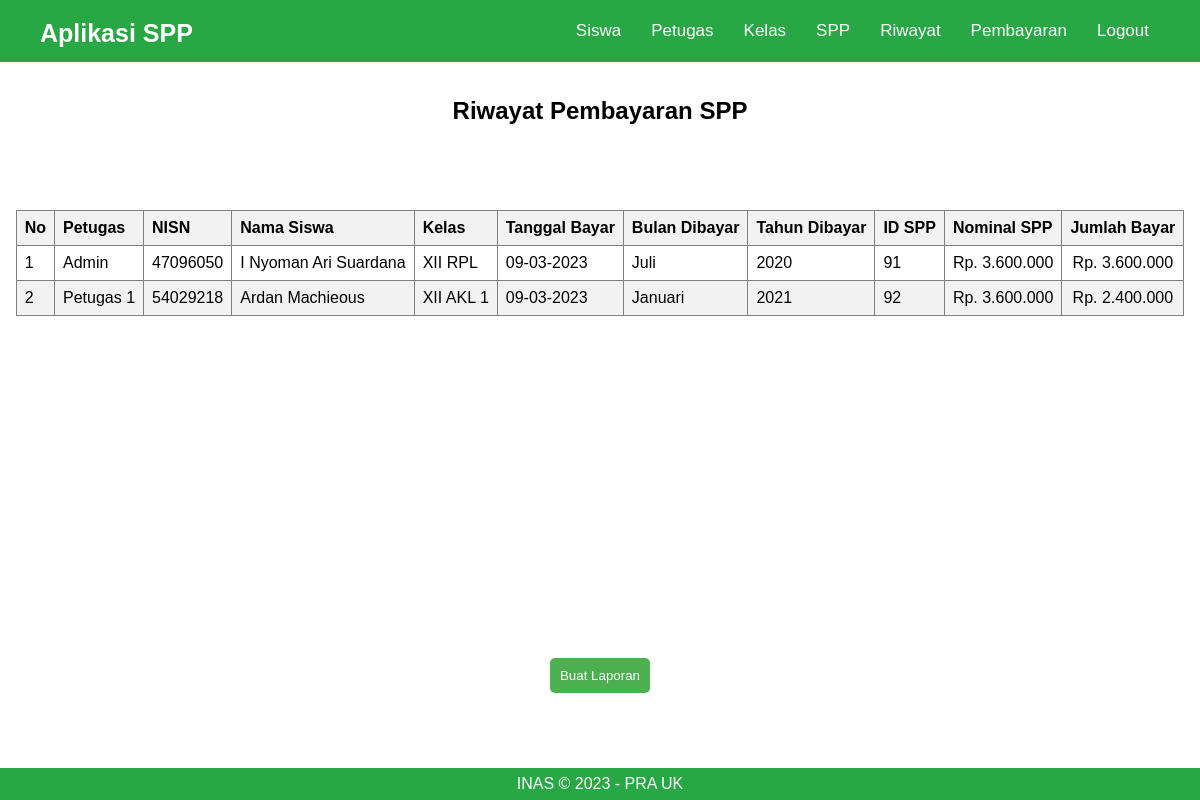
Page /admin/riwayat.php on the committed database.
### tables this page shows
CREATE TABLE `pembayaran` (
  `id_pembayaran` int(11) NOT NULL,
  `id_petugas` int(11) NOT NULL,
  `nisn` int(11) NOT NULL,
  `tgl_bayar` date NOT NULL,
  `bulan_dibayar` varchar(11) NOT NULL,
  `tahun_dibayar` varchar(4) NOT NULL,
  `id_spp` int(11) NOT NULL,
  `jumlah_bayar` int(11) NOT NULL
);

CREATE TABLE `petugas` (
  `id_petugas` int(11) NOT NULL,
  `username` varchar(30) NOT NULL,
  `password` varchar(30) NOT NULL,
  `nama_petugas` varchar(50) NOT NULL,
  `level` enum('admin','petugas','siswa') NOT NULL
);

CREATE TABLE `siswa` (
  `nisn` int(11) NOT NULL,
  `nis` int(11) NOT NULL,
  `nama` varchar(50) NOT NULL,
  `id_kelas` int(11) NOT NULL,
  `alamat` varchar(255) NOT NULL,
  `no_telp` int(25) NOT NULL,
  `id_spp` int(11) NOT NULL,
  `total_bayar` int(11) NOT NULL
);

CREATE TABLE `kelas` (
  `id_kelas` int(11) NOT NULL,
  `nama_kelas` varchar(20) NOT NULL,
  `kompetensi_keahlian` varchar(50) NOT NULL
);

CREATE TABLE `spp` (
  `id_spp` int(11) NOT NULL,
  `tahun` varchar(11) NOT NULL,
  `nominal` int(11) NOT NULL
);

### admin/riwayat.php (the view, shortened to what this page needs)
<?php
include_once('header.php');
include_once('../koneksi.php');
$query_pembayaran = "SELECT pembayaran.id_pembayaran, pembayaran.id_petugas, pembayaran.nisn, pembayaran.tgl_bayar, pembayaran.bulan_dibayar, pembayaran.tahun_dibayar, pembayaran.id_spp, pembayaran.jumlah_bayar, siswa.nisn, siswa.nama AS nama_siswa, kelas.nama_kelas AS nama_kelas, spp.nominal, petugas.nama_petugas FROM pembayaran JOIN siswa ON pembayaran.nisn = siswa.nisn JOIN kelas ON siswa.id_kelas = kelas.id_kelas JOIN spp ON pembayaran.id_spp = spp.id_spp JOIN petugas ON pembayaran.id_petugas = petugas.id_petugas ORDER BY pembayaran.tgl_bayar DESC";
$result_pembayaran = mysqli_query($koneksi, $query_pembayaran);
?>
<section>
    <h2 style>Riwayat Pembayaran SPP</h2><br>
      <div style="height: 400px; overflow-y: scroll;">
    <table border="1" cellpadding="10">
      <thead>
        <tr>
          <th>No</th>
          <th>Petugas</th>
          <th>NISN</th>
          <th>Nama Siswa</th>
          <th>Kelas</th>
          <th>Tanggal Bayar</th>
          <th>Bulan Dibayar</th>
          <th>Tahun Dibayar</th>
          <th>ID SPP</th>
          <th>Nominal SPP</th>
          <th>Jumlah Bayar</th>
        </tr>
      </thead>
      <tbody>
      <?php
      $no = 1;
      while ($row = mysqli_fetch_assoc($result_pembayaran)) {
    ?>
    <tr>
      <td><?php echo $no?></td>
      <td><?php echo $row['nama_petugas']; ?></td>
      <td><?php echo $row['nisn']; ?></td>
      <td><?php echo $row['nama_siswa']; ?></td>
      <td><?php echo $row['nama_kelas']; ?></td>
      <td><?php echo date('d-m-Y', strtotime($row['tgl_bayar'])); ?></td>
      <td><?php echo $row['bulan_dibayar']; ?></td>
      <td><?php echo $row['tahun_dibayar']; ?></td>
      <td><?php echo $row['id_spp']; ?></td>
      <td><?php echo ' Rp. ' . number_format($row['nominal'], 0, ',', '.'); ?></td>
      <td><?php echo ' Rp. ' . number_format($row['jumlah_bayar'], 0, ',', '.'); ?></td>
    </tr>
    <?php
      $no++;
    }
    ?>
    </tbody>
    </table>
  </div>
  <a href="laporan.php"><button>Buat Laporan</button></a>
  </section>
<?php
    include_once('footer.php');
?>

### admin/header.php (style rules this page uses)
* { box-sizing: border-box; margin: 0; padding: 0; }
body { font-family: sans-serif; max-width: 100%; overflow-x: hidden; }
h2 { margin-top: 80px; }
section { display: grid; place-items: center; height: calc(100vh - 70px); }
button, input[type="submit"] { padding: 10px; margin-top: 15px; background-color: #4caf50; color: white; border: none; border-radius: 5px; cursor: pointer; transition: all 0.3s ease-in-out; }
button { margin-bottom: 20px; }
table { border-collapse: collapse; width: 100%; max-width: 1200px; margin: 0 auto; }
th, td { text-align: left; padding: 8px; }
th { background-color: #f2f2f2; }
tr:nth-child(even) { background-color: #f2f2f2; }
td:last-child { text-align: center; }
a { text-decoration: none; color: #007bff; }

### rows in the picture
pembayaran: id_petugas.nama_petugas "Admin", nisn.nisn "47096050", nisn.nama "I Nyoman Ari Suardana", kelas.nama_kelas "XII RPL", tgl_bayar "09-03-2023", bulan_dibayar "Juli", tahun_dibayar "2020", id_spp "91", spp.nominal "3.600.000", jumlah_bayar "3.600.000"
pembayaran: id_petugas.nama_petugas "Petugas 1", nisn.nisn "54029218", nisn.nama "Ardan Machieous", kelas.nama_kelas "XII AKL 1", tgl_bayar "09-03-2023", bulan_dibayar "Januari", tahun_dibayar "2021", id_spp "92", spp.nominal "3.600.000", jumlah_bayar "2.400.000"
